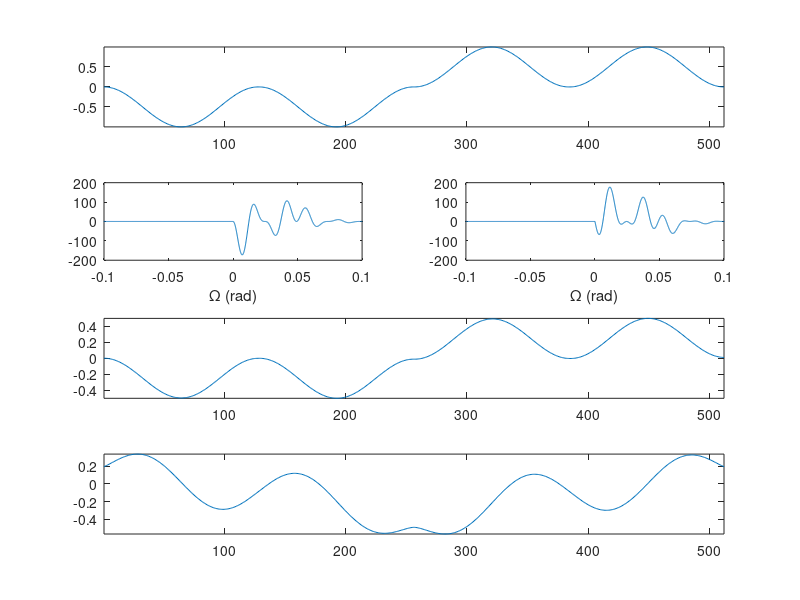
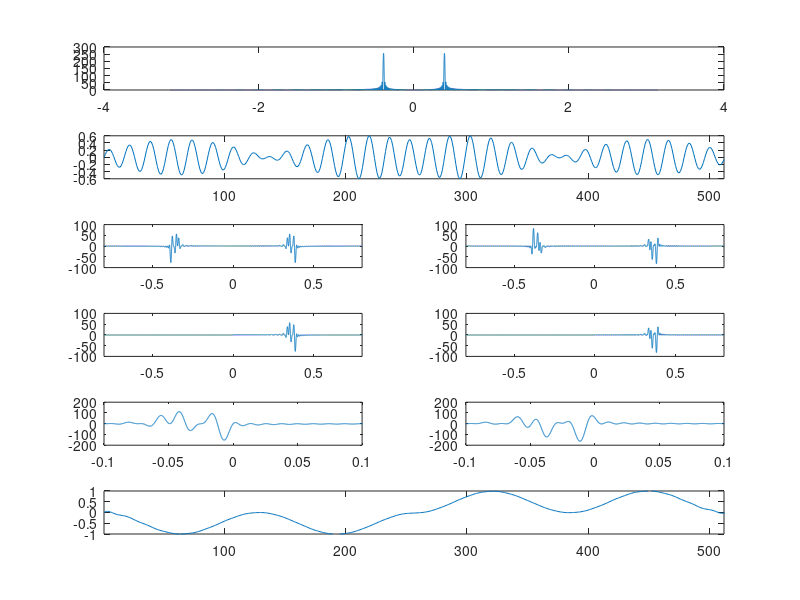

Write the MATLAB code that produced these figures, in order.
randn('seed',2)
x = hanning(128);
figure(3) 

s = sign(randn(1,3));
s = [s ones(1,-mean(s)*length(s))];
y = kron(s',x);
subplot(411), plot(y), axis tight
Y = fftshift(fft(y,65535));
Y(1:fix(end/2)) = 0;
subplot(423), plot(linspace(-pi,pi,65535),real(Y))
axis([-0.1,0.1,-200,200]), xlabel('\Omega (rad)')
subplot(424), plot(linspace(-pi,pi,65535),imag(Y))
axis([-0.1,0.1,-200,200]), xlabel('\Omega (rad)')
yssb = ifft(fftshift(Y));
yssb = yssb(1:length(y));

subplot(413), plot(real(yssb)), axis tight
subplot(414), plot(imag(yssb)), axis tight

figure(5)
p = cos(2*pi*4096/65536.*(0:length(y)-1));
q = sin(2*pi*4096/65536.*(0:length(y)-1));
subplot(611)
plot(linspace(-pi,pi,65536),abs(fftshift(fft(p,65536))))
z = p'.*real(yssb)+q'.*imag(yssb);
subplot(612), plot(z), axis tight

subplot(625)
plot(linspace(-pi,pi,65536),real(fftshift(fft(z,65536))))
axis([-0.8 0.8 -100 100])
subplot(626)
plot(linspace(-pi,pi,65536),imag(fftshift(fft(z,65536))))
axis([-0.8 0.8 -100 100])

z2 = z;
Z2 = fftshift(fft(z,65536));
Z2(1:end/2) = 0;
subplot(627), plot(linspace(-pi,pi,65536),real(Z2))
axis([-0.8 0.8 -100 100])
subplot(628), plot(linspace(-pi,pi,65536),imag(Z2))
axis([-0.8 0.8 -100 100])
fc = 6553;
Z3 = [2*Z2(4097:end);zeros(4096,1)];
subplot(629), plot(linspace(-pi,pi,65536),real(Z3))
axis([-0.1 0.1 -200 200])
subplot(6,2,10), plot(linspace(-pi,pi,65536),imag(Z3))
axis([-0.1 0.1 -200 200])
subplot(616), plot(real(ifft(fftshift(2*Z3))))
axis([1 length(y) -1 1])